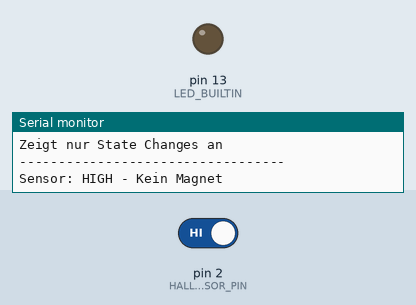
Simulated run of this sketch. Board: Arduino Leonardo, built with avr-gcc and run on an emulated ATmega32U4. Parts: output pins drawn as LEDs (lit = HIGH), the last lines printed to the serial monitor. The inputs (shaded band) are chosen by the test bench; at power-on: pin 2 (HALL_SENSOR_PIN) HIGH.

Above: at 1.2 s.
1.3 s: pin 2 (HALL_SENSOR_PIN) driven LOW
At 2.5 s:
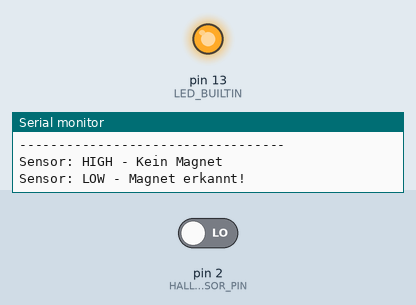
2.8 s: pin 2 (HALL_SENSOR_PIN) driven HIGH
At 3.9 s:
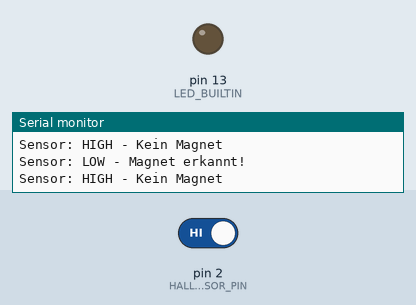
Timing chart, 0 to 5.8 s (numbered marks = the images above; inputs shaded):
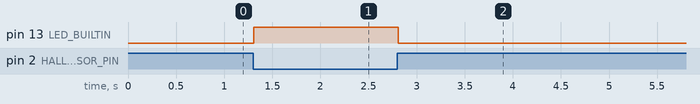

The sketch:

HallSensorTest.ino
```cpp
// Hall-Effect Sensor Test
// Digitaler Hall-Sensor an Pin 2
// LED und Serial Monitor zeigen Sensor-Status

const int HALL_SENSOR_PIN = 2;  // Hall-Sensor an Digital Pin 2
int lastSensorState = -1;        // Speichert den letzten Sensor-Zustand

void setup() {
  // Pin-Konfiguration
  pinMode(HALL_SENSOR_PIN, INPUT);
  pinMode(LED_BUILTIN, OUTPUT);

  // Serial Monitor starten
  Serial.begin(9600);
  while (!Serial) {
    ; // Warte auf Serial Connection (wichtig für Leonardo!)
  }

  Serial.println("Hall-Effect Sensor Test gestartet!");
  Serial.println("Sensor an Pin 2");
  Serial.println("Zeigt nur State Changes an");
  Serial.println("----------------------------------");
}

void loop() {
  // Sensor-Status lesen
  int sensorState = digitalRead(HALL_SENSOR_PIN);

  // Nur bei Zustandsänderung ausgeben
  if (sensorState != lastSensorState) {
    if (sensorState == LOW) {
      // Magnet erkannt (Active-Low Sensor)
      digitalWrite(LED_BUILTIN, HIGH);
      Serial.println("Sensor: LOW - Magnet erkannt!");
    } else {
      // Kein Magnet
      digitalWrite(LED_BUILTIN, LOW);
      Serial.println("Sensor: HIGH - Kein Magnet");
    }

    lastSensorState = sensorState;  // Aktuellen Zustand speichern
  }

  delay(10);  // Kurze Pause zur Entprellung
}
```

Measured:
- after the input at 1.3 s, pin 13 (LED_BUILTIN): LOW → HIGH at once
- after the input at 2.8 s, pin 13 (LED_BUILTIN): HIGH → LOW at once
